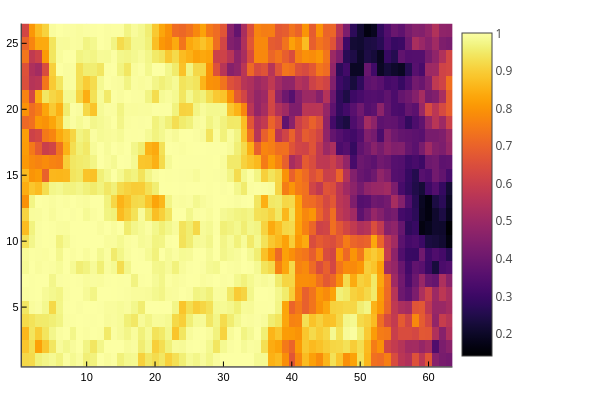

Source (notebook cell):
### Markdown cell above
## RMSE and Precision

### Code cell
# rmse and precision 

Nx, Ny = length(ngpkf_grid.xs), length(ngpkf_grid.ys)

M = reshape(KF.μ(res_ergo_exp.w_hats[end]), Nx, Ny)
heatmap(M',colormap=:balance, clims=(-2,2) )
x_new = 0:0.4:25
y_new = 0:0.4:10
Data_sampled = [env_data.itp_w(xi, yi) for yi in y_new, xi in x_new]
Diff = M' .- Data_sampled
@show normal_rmse = sqrt(mean(Diff .^ 2))
    
# Compute the weights 
# Set the rated value matrix    
Nx, Ny = length(ngpkf_grid.xs), length(ngpkf_grid.ys)
w_rated = ones(Nx, Ny)
w_rated *= w_rated_val

lambda_param_obj = 0.1
d_weight = -lambda_param_obj*((Data_sampled' - w_rated).^2)
weight_matrix = exp.(d_weight)

weighted_diff = (Diff .^ 2) .* weight_matrix' 
@show weighted_rmse = sqrt(mean(weighted_diff))
    
heatmap(weight_matrix')

### Figure 1 — Plotly figure (JSON) as saved in the notebook; plotly's stock layout.template omitted (floating-point values rounded to 4 significant figures; data arrays with more than 128 entries replaced by an {"elided": "..."} marker saying what was removed)
{"data": [{"colorbar": {"len": 0.9525, "title": "", "x": 0.7541, "y": 0.5139}, "colorscale": {"elided": "256x2 mixed values"}, "name": "y1", "showlegend": false, "showscale": true, "type": "heatmap", "x": [0.5, 1.5, 2.5, 3.5, 4.5, 5.5, 6.5, 7.5, 8.5, 9.5, 10.5, 11.5, 12.5, 13.5, 14.5, 15.5, 16.5, 17.5, 18.5, 19.5, 20.5, 21.5, 22.5, 23.5, 24.5, 25.5, 26.5, 27.5, 28.5, 29.5, 30.5, 31.5, 32.5, 33.5, 34.5, 35.5, 36.5, 37.5, 38.5, 39.5, 40.5, 41.5, 42.5, 43.5, 44.5, 45.5, 46.5, 47.5, 48.5, 49.5, 50.5, 51.5, 52.5, 53.5, 54.5, 55.5, 56.5, 57.5, 58.5, 59.5, 60.5, 61.5, 62.5, 63.5], "xaxis": "x", "y": [0.5, 1.5, 2.5, 3.5, 4.5, 5.5, 6.5, 7.5, 8.5, 9.5, 10.5, 11.5, 12.5, 13.5, 14.5, 15.5, 16.5, 17.5, 18.5, 19.5, 20.5, 21.5, 22.5, 23.5, 24.5, 25.5, 26.5], "yaxis": "y", "z": {"elided": "26x63 float values"}, "zmax": 1.0, "zmin": 0.1396}], "layout": {"annotations": [], "height": 400, "legend": {"bgcolor": "rgba(255, 255, 255, 1.000)", "bordercolor": "rgba(0, 0, 0, 1.000)", "borderwidth": 1, "font": {"color": "rgba(0, 0, 0, 1.000)", "family": "sans-serif", "size": 11}, "title": {"font": {"color": "rgba(0, 0, 0, 1.000)", "family": "sans-serif", "size": 15}, "text": ""}, "tracegroupgap": 0, "traceorder": "normal", "x": 1, "xanchor": "auto", "y": 1, "yanchor": "auto"}, "margin": {"b": 20, "l": 0, "r": 0, "t": 20}, "paper_bgcolor": "rgba(255, 255, 255, 1.000)", "plot_bgcolor": "rgba(255, 255, 255, 1.000)", "showlegend": true, "width": 600, "xaxis": {"anchor": "y", "domain": [0.03619, 0.7541], "gridcolor": "rgba(0, 0, 0, 0.100)", "gridwidth": 0.5, "linecolor": "rgba(0, 0, 0, 1.000)", "mirror": false, "range": [0.5, 63.5], "showgrid": true, "showline": true, "showticklabels": true, "tickangle": 0, "tickcolor": "rgb(0, 0, 0)", "tickfont": {"color": "rgba(0, 0, 0, 1.000)", "family": "sans-serif", "size": 11}, "tickmode": "array", "ticks": "inside", "ticktext": ["10", "20", "30", "40", "50", "60"], "tickvals": [10, 20, 30, 40, 50, 60], "title": "", "titlefont": {"color": "rgba(0, 0, 0, 1.000)", "family": "sans-serif", "size": 15}, "type": "-", "visible": true, "zeroline": false, "zerolinecolor": "rgba(0, 0, 0, 1.000)"}, "yaxis": {"anchor": "x", "domain": [0.03762, 0.9902], "gridcolor": "rgba(0, 0, 0, 0.100)", "gridwidth": 0.5, "linecolor": "rgba(0, 0, 0, 1.000)", "mirror": false, "range": [0.5, 26.5], "showgrid": true, "showline": true, "showticklabels": true, "tickangle": 0, "tickcolor": "rgb(0, 0, 0)", "tickfont": {"color": "rgba(0, 0, 0, 1.000)", "family": "sans-serif", "size": 11}, "tickmode": "array", "ticks": "inside", "ticktext": ["5", "10", "15", "20", "25"], "tickvals": [5, 10, 15, 20, 25], "title": "", "titlefont": {"color": "rgba(0, 0, 0, 1.000)", "family": "sans-serif", "size": 15}, "type": "-", "visible": true, "zeroline": false, "zerolinecolor": "rgba(0, 0, 0, 1.000)"}}}
